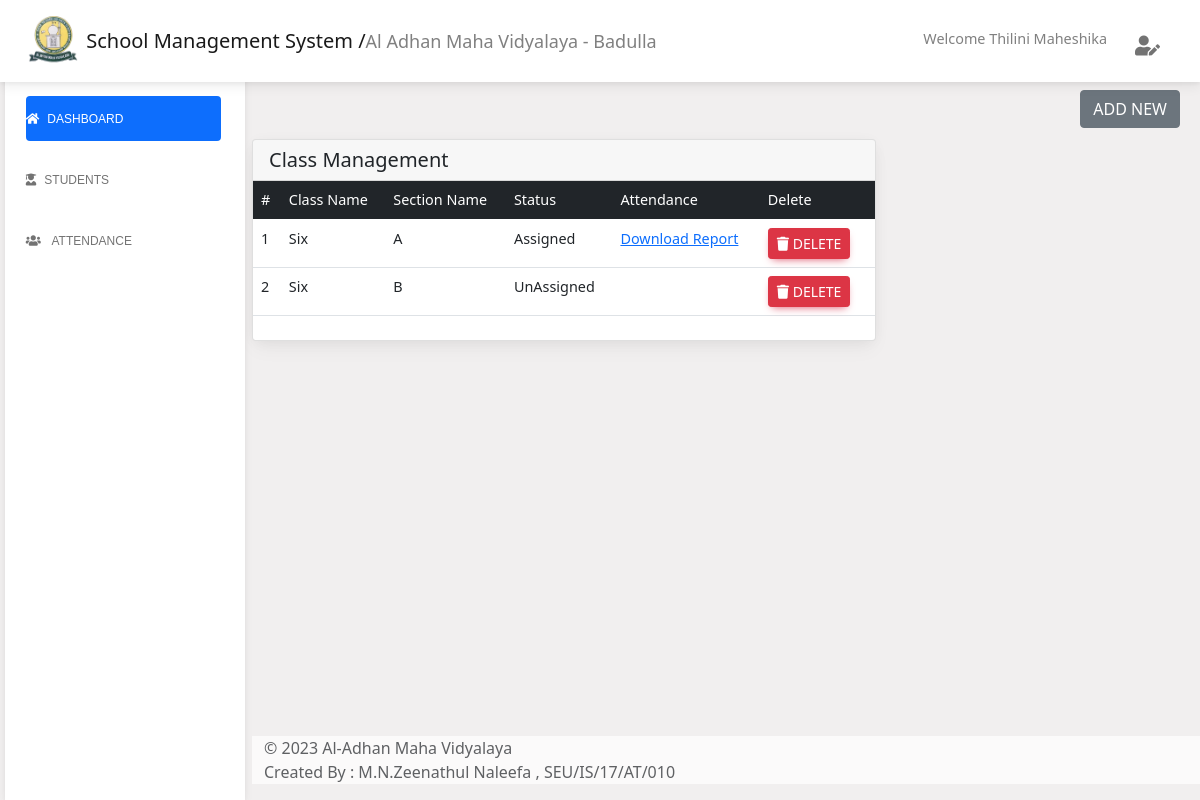
/admin/section.php (signed in), run on the app's committed database.
### tables this page shows
CREATE TABLE `teacher` (
  `t_id` int(255) NOT NULL,
  `t_name` varchar(255) NOT NULL,
  `t_email` varchar(255) NOT NULL,
  `t_address` varchar(255) NOT NULL,
  `t_phone` varchar(10) NOT NULL,
  `cls_id` int(255) NOT NULL,
  `sec_id` int(255) NOT NULL,
  `t_pass` varchar(255) NOT NULL,
  `date_updated` datetime NOT NULL,
  `is_deleted` int(2) NOT NULL
);

CREATE TABLE `section` (
  `sec_id` int(255) NOT NULL,
  `cls_id` varchar(255) NOT NULL,
  `sec_name` varchar(255) NOT NULL,
  `is_assigned` int(2) NOT NULL,
  `is_deleted` int(2) NOT NULL
);

CREATE TABLE `class` (
  `cls_id` int(255) NOT NULL,
  `cls_name` varchar(255) NOT NULL,
  `is_deleted` int(2) NOT NULL
);

### server/include/fetch.php (called while the page is built, shortened)
<?php
    function fetchSection(){
        include 'connection.php';
        $viewcls = "SELECT * FROM section WHERE is_deleted = '0'";
        return mysqli_query($con, $viewcls);
    }
    function fetchAll($t_id){
        include 'connection.php';
        $getall = "SELECT student.reg_no, student.std_name, class.cls_id, class.cls_name, section.sec_id, section.sec_name,
        teacher.t_name
        FROM student
        JOIN class ON student.cls_id = class.cls_id
        JOIN section ON student.sec_id = section.sec_id AND student.cls_id = section.cls_id
        JOIN teacher ON student.cls_id = teacher.cls_id AND student.sec_id = teacher.sec_id
        WHERE teacher.t_id = '$t_id' GROUP BY student.reg_no";
        return mysqli_query($con, $getall);
    }
?>

### server/include/common.php (called while the page is built, shortened)
<?php
    function getClassbyID($cls_id){
        include 'connection.php';
        $viewcls = "SELECT * FROM class WHERE cls_id='$cls_id' AND is_deleted='0'";
        return mysqli_query($con,$viewcls);
    }
?>

### admin/section.php (the view, shortened to what this page needs)
<?php include 'pages/header.php';
?>
<main class="main-content position-relative max-height-vh-100 h-100 mt-1 border-radius-lg ">
    <?php include 'navbar.php'; ?>
    <div class="container-fluid py-4">
        <div class="row">
            <div class="d-grid gap-2 d-md-flex justify-content-md-end" style="padding-bottom:0.7rem; margin-top:0.5rem;">
                <button class="btn btn-secondary me-md-2" type="button" data-bs-toggle="modal"
                    data-bs-target="#exampleModal">Add New</button>
            </div>
        </div>
        <div class="col-8">
            <div class="card mb-4">
                <div class="card-header pb-0">
                    <h5>Class Management</h5>
                </div>
                <div class="card-body px-0 pt-0 pb-2">
                    <div class="table-responsive p-0">
                        <table class="table">
                            <thead class="table-dark" style="width: 100%;">
                                <tr>
                                    <th>#</th>
                                    <th>Class Name</th>
                                    <th>Section Name</th>
                                    <th>Status</th>
                                    <th>Attendance</th>
                                    <th style="width:8em;">Delete</th>
                                </tr>
                            </thead>
                            <tbody>
                                <?php
                                      $getsec = fetchSection();
                                      while ($row = mysqli_fetch_assoc($getsec)) {
                                          $cls_id = $row['cls_id'];
                                          $id = $row['sec_id'];
                                          $name = $row['sec_name'];
                                          $status = $row['is_assigned'];
                                ?>
                                <tr>
                                    <td><?php echo $id; ?></td>
                                    <?php
                                        $cls = getClassbyID($cls_id);
                                        while($row1=mysqli_fetch_assoc($cls)){
                                            $cls_name=$row1['cls_name'];
                                    ?>
                                    <td><?php echo $cls_name;?></td>
                                    <?php } ?>
                                    <td><?php echo $name;?></td>
                                    <td>
                                        <?php
                                            if($status == 0){
                                                echo 'UnAssigned';
                                            }else{
                                                echo 'Assigned';
                                            }
                                        ?>
                                    </td>
                                    <td>
                                        <?php
                                            if($status == 1){ ?>
                                    <a href="reportByClass.php?cls_id=<?php echo $cls_id; ?>&sec_id=<?php echo $id; ?>">Download Report</a>
                                        <?php } ?>
                                </td>
                                    <td><button class="btn btn-danger btn-sm" onclick="deleteData(<?php echo $id; ?> ,'section','sec_id')"><i
                                        class="fa-solid fa-trash"></i> Delete </button></td>
                                </tr>
                                <?php } ?>
                            </tbody>
                        </table>
                    </div>
                </div>
            </div>
        </div>
        <?php include 'pages/footer.php'; ?>
    </div>
</main>
</body>
</html>

### admin/navbar.php (shortened to what this page needs)
<header>
    <nav id="sidebarMenu" class="collapse d-lg-block sidebar collapse bg-white">
        <div class="nav flex-column nav-pills me-3" id="v-pills-tab" role="tablist" aria-orientation="vertical">
            <div class="navbar-nav ">
                <a href="index.php" class="nav-item nav-link active"><i class="fas fa-home-alt me-2"></i>Dashboard</a>
                <a href="student.php" class="nav-item nav-link "><i class="fas fa-user-graduate me-2"></i>Students</a>
                <?php if (isset($_SESSION['teacher'])) {
                    ?>
                <li class="nav-item">
                    <a class="nav-link collapsed" href="#" data-bs-toggle="collapse"
                        data-bs-target="#collapseAttendance" aria-expanded="false" aria-controls="collapseAttendance">
                        <i class="fa fa-users me-2"></i>
                        <span>Attendance</span>
                    </a>
                </li>
                <?php } ?>
            </div>
        </div>
    </nav>
    <nav id="main-navbar" class="navbar navbar-expand-lg navbar-light bg-white fixed-top">
        <div class="container-fluid">
            <a class="navbar-brand" href="#">
                <img src="assets/img/school_logo.png" height="50em" alt="Logo" loading="lazy" />
                <span class="ms-1 font-weight-bold">School Management System /<span
                        style="color: gray; font-size: 0.9em;">Al Adhan Maha Vidyalaya - Badulla</span></span>
            </a>
            <ul class="navbar-nav ms-auto d-flex flex-row" style="margin-right: 20px;">
                <?php
                    if (isset($_SESSION['teacher'])) {
                        $r1 = fetchAll($_SESSION['teacher']);
                        $row1 = mysqli_fetch_assoc($r1) ; ?>
                <span style="color: gray; font-size: 0.9em;">Welcome <?php echo $row1['t_name']; ?> </span>
                <?php }else if(isset($_SESSION['admin'])){ ?>
                <span style="color: gray; font-size: 0.9em;">Welcome Admin </span>
                <?php }else if(isset($_SESSION['student'])){
                    $r1 = getStuById($_SESSION['student']);
                    $row1 = mysqli_fetch_assoc($r1) ; ?>
                    <span style="color: gray; font-size: 0.9em;">Welcome <?php echo $row1['std_name']; ?> </span>
                <?php } ?>
                <li class="nav-item dropdown" style="margin-left: 20px;">
                    <a class="nav-link dropdown-toggle hidden-arrow d-flex align-items-center" href="#"
                        id="navbarDropdownMenuLink" role="button" data-mdb-toggle="dropdown" aria-expanded="false">
                        <i style="font-size: 20px;" class="fas fa-user-edit" height="20px" alt="Avatar"
                            loading="lazy"></i>
                    </a>
                </li>
            </ul>
        </div>
    </nav>
</header>
<main style="margin-top: 50px;">
    <div class="container pt-2"></div>
</main>

### admin/assets/css/main.css (style rules this page uses)
@media (min-width: 991.98px) { main { padding-left: 240px; } }
.sidebar { position: fixed; top: 0; bottom: 0; left: 0; padding: 58px 0 0; box-shadow: 0 2px 5px 0 rgb(0 0 0 / 5%), 0 2px 10px 0 rgb(0 0 0 / 5%); width: 240px; z-index: 600; }
#sidebarMenu { margin-top: 20px; margin-left: 5px; }
.navbar-brand { padding: 0.5rem 1rem; margin-left: 0; }
.navbar-nav { padding-left: 1.3em; margin-top: 10px; }
.nav-item { font-family: Arial, Helvetica, sans-serif; }

### data on the page
teacher: t_name "Thilini Maheshika"
section: sec_id "1", sec_name "A", is_assigned "Assigned"
class: cls_name "Six"
section: sec_id "2", sec_name "B", is_assigned "UnAssigned"
